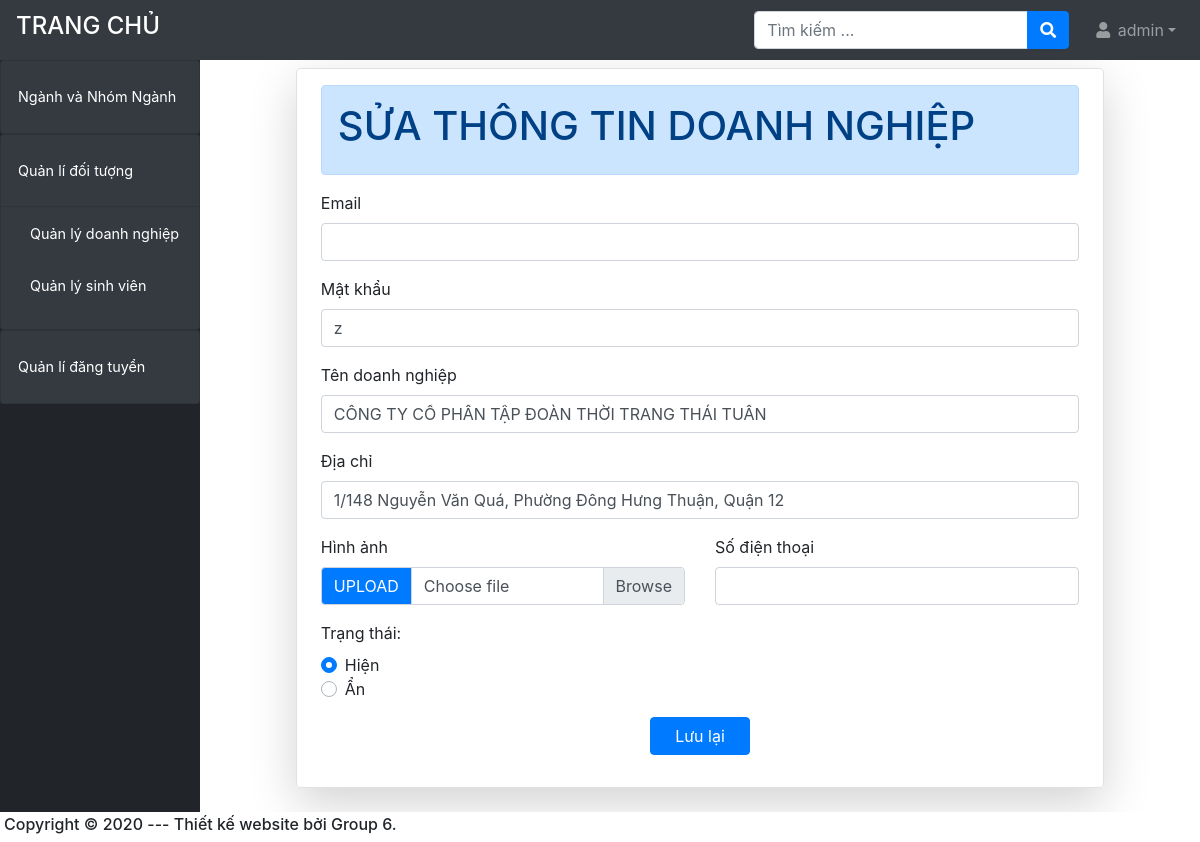
The app's page /admin/?ctrl=doanh_nghiep&act=edit&id_dn=13 (signed in), older data.
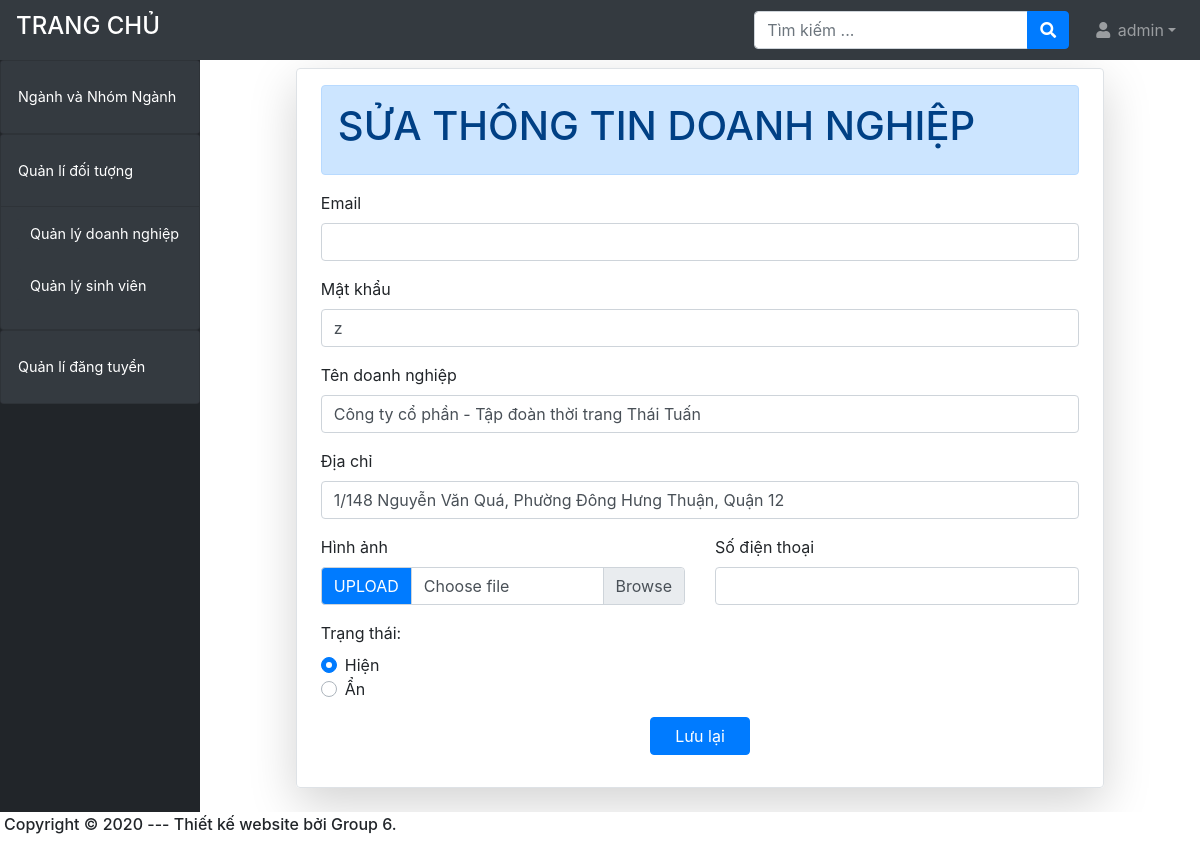
The same page, newer data.
### tables this page shows
CREATE TABLE `doanh_nghiep` (
  `id_dn` int(11) NOT NULL,
  `id_user` int(12) NOT NULL,
  `ten_dn` varchar(100) NOT NULL,
  `banner` varchar(200) DEFAULT NULL,
  `anh` varchar(200) DEFAULT NULL,
  `dia_chi` varchar(100) NOT NULL,
  `toa_do` varchar(30) NOT NULL COMMENT 'lat và lng cách nhau bởi dấu ,',
  `masothue` int(10) NOT NULL,
  `fax` int(10) NOT NULL,
  `sdt` varchar(11) NOT NULL,
  `sdt_ban` varchar(11) NOT NULL,
  `facebook` varchar(200) NOT NULL,
  `website` varchar(200) NOT NULL,
  `ngay_cap_nhap` date DEFAULT NULL,
  `an_hien` tinyint(1) DEFAULT 1,
  `stt` int(3) NOT NULL
);

### system/database.php (called while the page is built, shortened)
<?php
    function getConnection()  {
        try {
            $conn = new PDO("mysql:host=".HOST_DB.";dbname=".NAME_DB, USER_DB, PASS_DB);
            $conn->setAttribute(PDO::ATTR_ERRMODE, PDO::ERRMODE_EXCEPTION);
            return $conn;
            } catch(PDOException $e) {
            echo "Connection failed: " . $e->getMessage();
            }
        }
    function query($sql)   {
        $conn = getConnection();
        $result = $conn->query($sql);
        return $result;
        }
    function queryOne($sql) {
        $conn = getConnection();
        $result = $conn->query($sql);
        $row = $result->fetch(PDO::FETCH_ASSOC);
        return $row;
    }
?>

### admin/models/doanh_nghiep.php (called while the page is built, shortened)
<?php require_once('../system/database.php');
function getAllUser()
{
    $sql = "SELECT * from user";
    return query($sql);
}
function getDoanhnghiepByID($id_dn)
{
    $sql = "SELECT * from doanh_nghiep where id_dn='$id_dn'";
    return queryOne($sql);
}
?>

### admin/views/dn-edit.php (the view, shortened to what this page needs)
<form method="POST" class="col-10 mx-auto border  shadow-lg px-4 py-3 shadow rounded mt-2 mb-4"
    action="<?= ADMIN_URL ?>/?ctrl=doanh_nghiep&act=update" enctype="multipart/form-data">
    <div class="overflow-hidden">
        <div class="alert alert-primary w-100 p-3" role="alert">
            <h1>SỬA THÔNG TIN DOANH NGHIỆP</h1>
        </div>
    </div>
    <div class="form-group">
        <div class="form-group">
            <label for="">Email</label>
            <?php
                require_once "models/doanh_nghiep.php";
                $ds = getAllUser();
                foreach ($ds as $u) { ?>
            <?php if ($row['id_user'] == $u['id_user']) { ?>
            <input type="email" class="form-control" required id="email" name="email" value="<?= $u['email'] ?>">
            <?php } ?>
            <?php } ?>
        </div>
        <div class="form-group">
            <label for="">Mật khẩu</label>
            <?php $ds = getAllUser();
            foreach ($ds as $u) { ?>
            <?php if ($row['id_user'] == $u['id_user']) { ?>
            <input type="text" class="form-control" required id="email" name="pass" value="<?= $u['pass'] ?>">
            <?php } ?>
            <?php } ?>
        </div>
        <div class="form-group">
            <label for="">Tên doanh nghiệp</label>
            <input type="text" class="form-control" id="user" name="ten_dn" required placeholder="Tên doanh nghiệp"
                value="<?= $row['ten_dn'] ?>">
        </div>
        <div class="form-group">
            <label for="">Địa chỉ</label>
            <input type="text" class="form-control" id="user" name="dia_chi" required placeholder="Địa chỉ"
                value="<?= $row['dia_chi'] ?>">
        </div>
        <div class="row">
            <div class="form-group col-6">
                <label for="">Hình ảnh</label>
                <div class="input-group">
                    <div class="input-group-prepend">
                        <span class="input-group-text bg-primary text-white" id="inputGroupFileAddon01">UPLOAD</span>
                    </div>
                    <div class="custom-file  ">
                        <label class="custom-file-label " for="inputGroupFile01">Choose file</label>
                    </div>
                </div>
            </div>
            <div class="form-group col-6">
                <label for="">Số điện thoại</label>
                <input type="number" class="form-control" id="sdt" name="sdt" required value="<?= $row['sdt'] ?>">
            </div>
        </div>
        <div class="row">
            <div class="form-group col-6">
                <label for="">Trạng thái:</label><br>
                <div class="custom-control custom-radio form-check-inline">
                    <label class="custom-control-label" for="anhien1"> Hiện</label>
                </div>
                <div class="custom-control custom-radio">
                    <label class="custom-control-label" for="anhien0"> Ẩn </label>
                </div>
            </div>
        </div>
        <div class="row form-group  justify-content-center align-items-center ">
            <button type="submit" class="btn btn-primary px-4">Lưu lại</button>
        </div>
</form>

Row changes from the older to the newer data that the page shows:
changed doanh_nghiep "1/148 Nguyễn Văn Quá, Phường Đông Hưng Thuận, Quận 12": ten_dn "CÔNG TY CỔ PHẦN TẬP ĐOÀN THỜI TRANG THÁI TUẤN" → "Công ty cổ phần - Tập đoàn thời trang Thái Tuấn"
